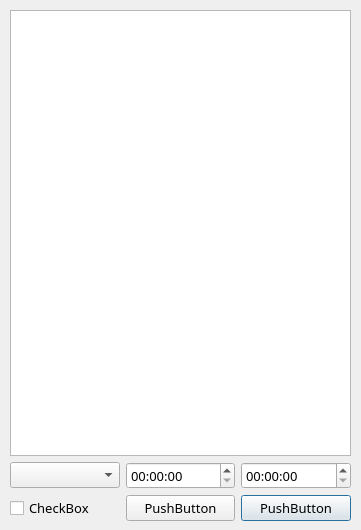
<?xml version="1.0" encoding="UTF-8"?>
<ui version="4.0">
 <class>ShowAllLessons</class>
 <widget class="QDialog" name="ShowAllLessons">
  <property name="geometry">
   <rect>
    <x>0</x>
    <y>0</y>
    <width>361</width>
    <height>530</height>
   </rect>
  </property>
  <property name="minimumSize">
   <size>
    <width>361</width>
    <height>530</height>
   </size>
  </property>
  <property name="maximumSize">
   <size>
    <width>361</width>
    <height>530</height>
   </size>
  </property>
  <property name="font">
   <font>
    <family>微软雅黑</family>
    <pointsize>10</pointsize>
   </font>
  </property>
  <property name="windowTitle">
   <string>Dialog</string>
  </property>
  <property name="windowIcon">
   <iconset resource="TimeTableQt.qrc">
    <normaloff>:/TimeTableQt/TimeTable.ico</normaloff>:/TimeTableQt/TimeTable.ico</iconset>
  </property>
  <widget class="QWidget" name="">
   <property name="geometry">
    <rect>
     <x>10</x>
     <y>10</y>
     <width>341</width>
     <height>511</height>
    </rect>
   </property>
   <layout class="QVBoxLayout" name="verticalLayout">
    <item>
     <widget class="QListView" name="listView"/>
    </item>
    <item>
     <layout class="QHBoxLayout" name="horizontalLayout">
      <item>
       <widget class="QComboBox" name="comboBox"/>
      </item>
      <item>
       <widget class="QTimeEdit" name="timeEdit"/>
      </item>
      <item>
       <widget class="QTimeEdit" name="timeEdit_2"/>
      </item>
     </layout>
    </item>
    <item>
     <layout class="QHBoxLayout" name="horizontalLayout_2">
      <item>
       <widget class="QCheckBox" name="checkBox">
        <property name="text">
         <string>CheckBox</string>
        </property>
       </widget>
      </item>
      <item>
       <widget class="QPushButton" name="pushButton">
        <property name="text">
         <string>PushButton</string>
        </property>
       </widget>
      </item>
      <item>
       <widget class="QPushButton" name="pushButton_2">
        <property name="text">
         <string>PushButton</string>
        </property>
        <property name="default">
         <bool>true</bool>
        </property>
       </widget>
      </item>
     </layout>
    </item>
   </layout>
  </widget>
 </widget>
 <resources>
  <include location="TimeTableQt.qrc"/>
 </resources>
 <connections/>
</ui>
